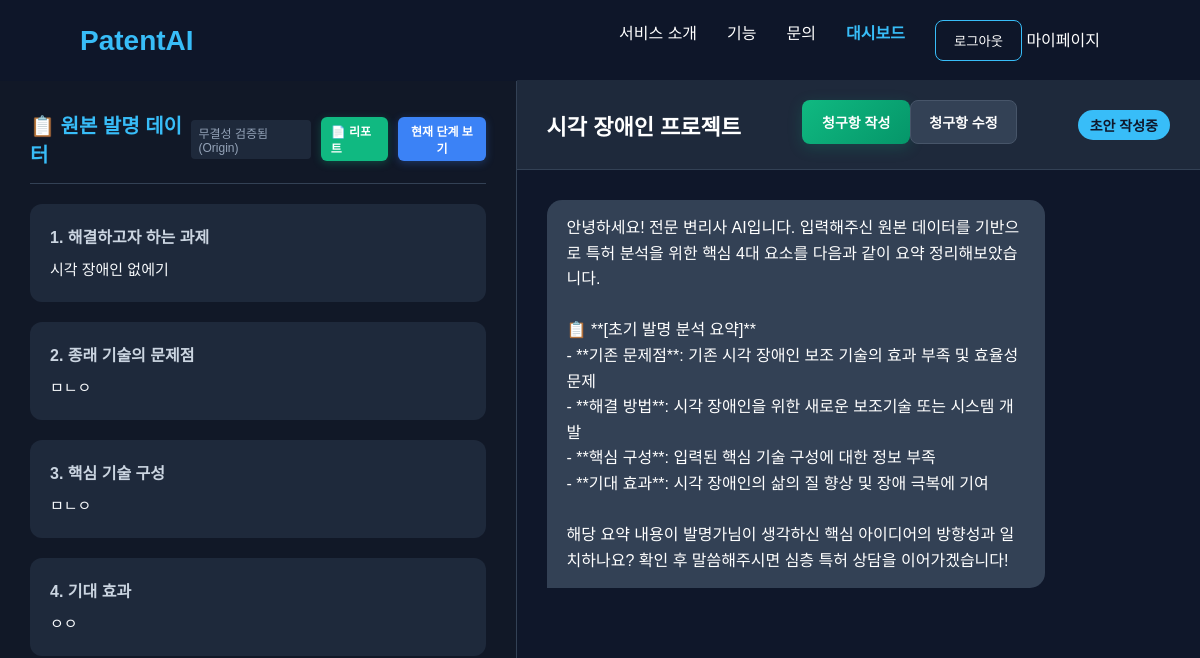
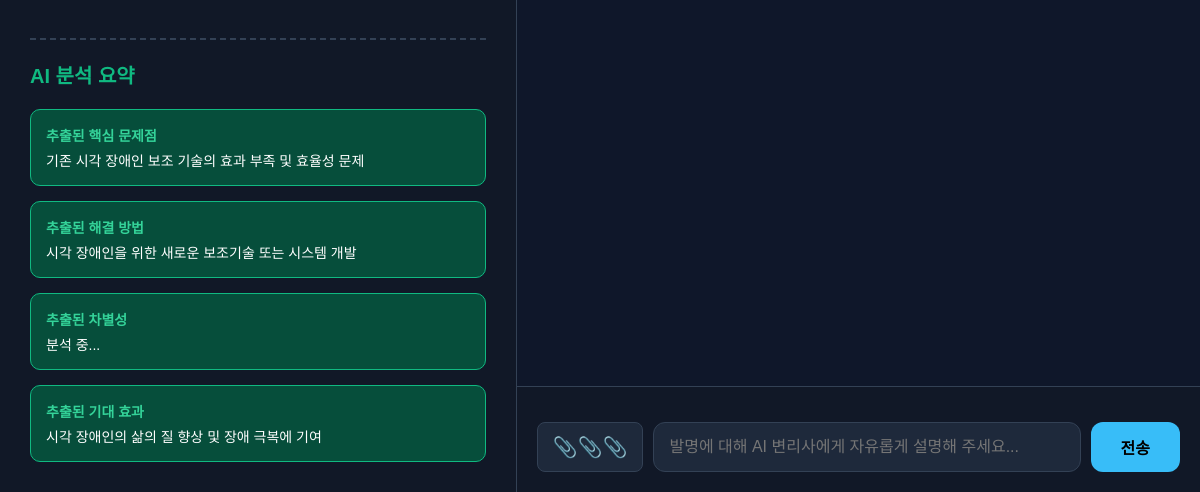
Before: /workspace/workstation/29/ (signed in) with the older database file (2 pictures, top to bottom).
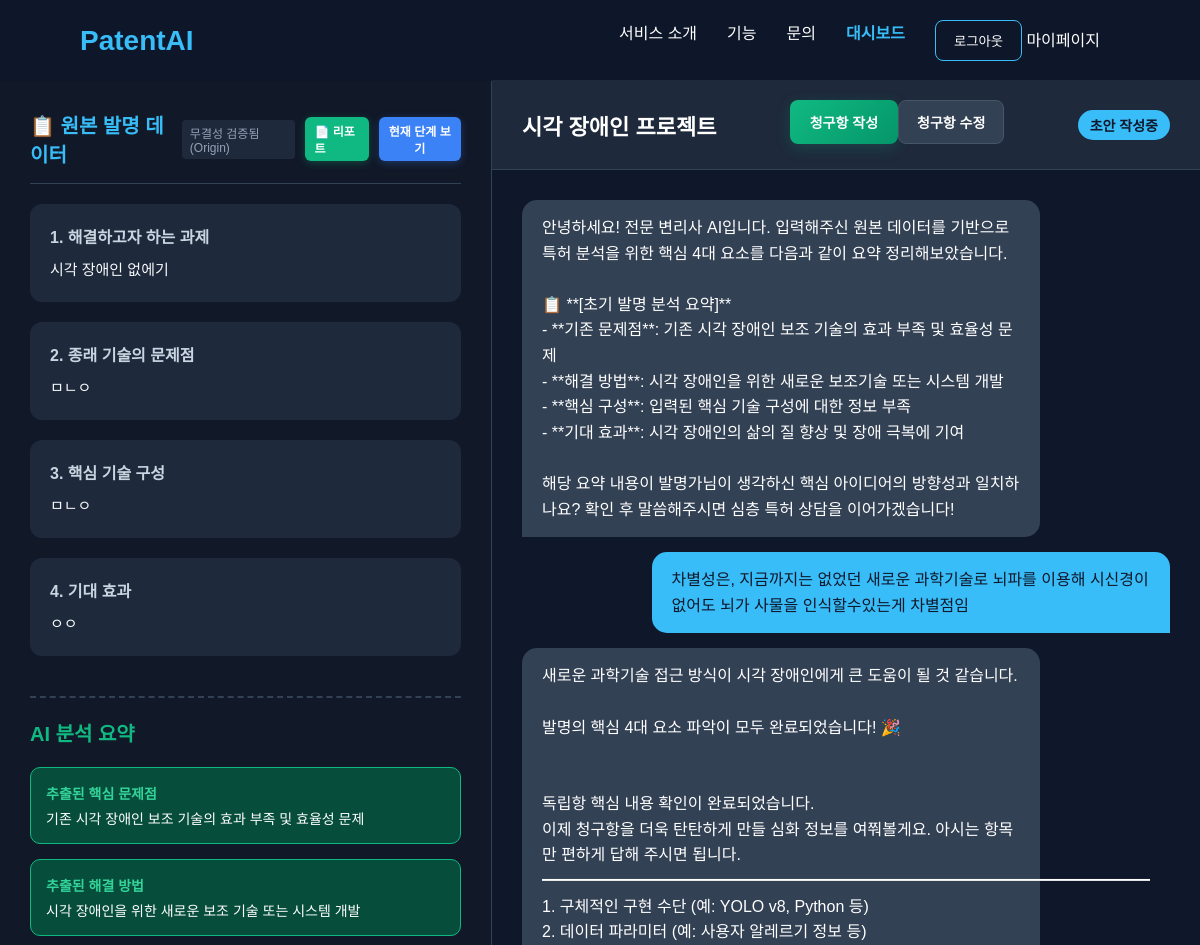
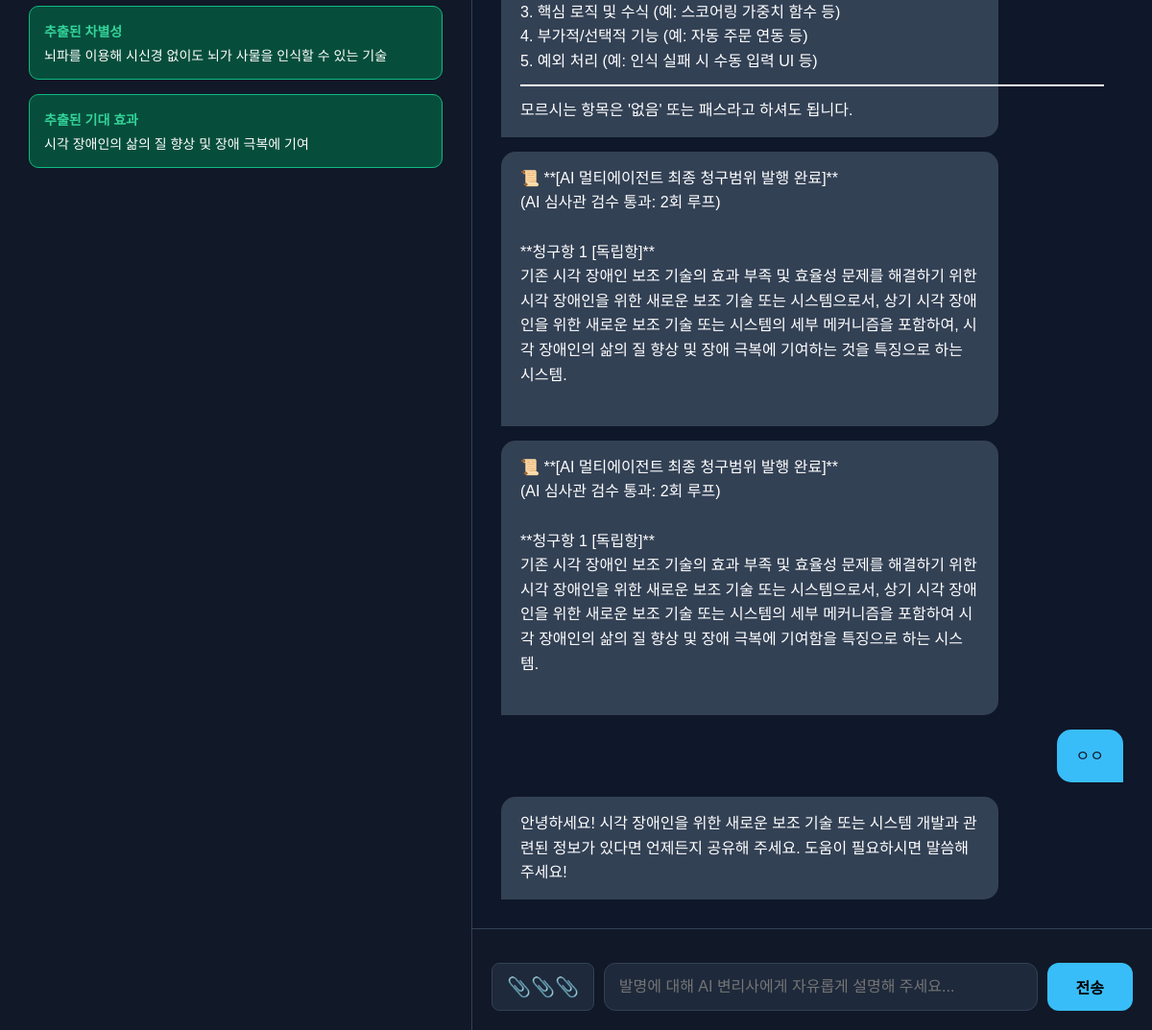
After: the same page with the newer database file (2 pictures, top to bottom).
### workspace/models.py (models this page shows)
class ConsultationState(models.Model):
    project = models.OneToOneField(PatentProject, on_delete=models.CASCADE, related_name='consultation_state')
    phase = models.IntegerField(default=1)
    collecting_steps = models.BooleanField(default=False)
    ext_problem = models.TextField(blank=True, null=True)
    ext_solution = models.TextField(blank=True, null=True)
    ext_differentiation = models.TextField(blank=True, null=True)
    ext_effect = models.TextField(blank=True, null=True)

class ChatMessage(models.Model):
    project = models.ForeignKey(PatentProject, on_delete=models.CASCADE, related_name='chat_messages')
    role = models.CharField(max_length=20) # 'user', 'assistant'
    content = models.TextField()
    created_at = models.DateTimeField(auto_now_add=True)

### workspace/views.py (the view)
# urls.py: path('workstation/<int:project_id>/', views.workstation, name='workstation'),
@login_required(login_url='/accounts/login/')
def workstation(request, project_id):
    project = get_object_or_404(PatentProject, id=project_id, owner=request.user)
    invention_input = get_object_or_404(InventionInput, project=project)
    consultation_state, _ = ConsultationState.objects.get_or_create(project=project)
    algorithm_steps = project.algorithm_steps.all().order_by('step_seq')
    details = project.details.all()
    chat_messages = project.chat_messages.all().order_by('created_at')
    context = {
        'project': project,
        'invention_input': invention_input,
        'consultation_state': consultation_state,
        'algorithm_steps': algorithm_steps,
        'details': details,
        'chat_messages': chat_messages,
    }
    return render(request, 'workspace/workstation.html', context)

### workspace/templates/workspace/workstation.html (shortened to what the changed rows need)
{% extends "base.html" %}
{% block content %}
<div class="workstation-container" style="display: flex; height: calc(100vh - 80px); margin-top: 80px; background: #0f172a; color: white;">
    <div class="left-panel" style="flex: 1; border-right: 1px solid #334155; padding: 30px; overflow-y: auto; background: #111827;">
        <div style="display: flex; justify-content: space-between; align-items: center; border-bottom: 1px solid #334155; padding-bottom: 15px; margin-bottom: 20px;">
            <h2 style="font-size: 20px; color: #38bdf8; margin: 0;">📋 원본 발명 데이터</h2>
        </div>
        <div style="margin-top: 40px; border-top: 2px dashed #334155; padding-top: 20px;">
            <h2 style="font-size: 20px; color: #10b981; margin-bottom: 20px;">AI 분석 요약</h2>
            <div id="ai-analysis-results" style="display: flex; flex-direction: column; gap: 15px;">
                <div class="analysis-card" style="background: #064e3b; padding: 15px; border-radius: 10px; border: 1px solid #10b981;">
                    <h4 style="margin: 0 0 5px 0; font-size: 14px; color: #34d399;">추출된 핵심 문제점</h4>
                    <p id="ext-problem" style="margin: 0; font-size: 14px;">{{ consultation_state.ext_problem|default:"분석 중..." }}</p>
                </div>
                <div class="analysis-card" style="background: #064e3b; padding: 15px; border-radius: 10px; border: 1px solid #10b981;">
                    <h4 style="margin: 0 0 5px 0; font-size: 14px; color: #34d399;">추출된 해결 방법</h4>
                    <p id="ext-solution" style="margin: 0; font-size: 14px;">{{ consultation_state.ext_solution|default:"분석 중..." }}</p>
                </div>
                <div class="analysis-card" style="background: #064e3b; padding: 15px; border-radius: 10px; border: 1px solid #10b981;">
                    <h4 style="margin: 0 0 5px 0; font-size: 14px; color: #34d399;">추출된 차별성</h4>
                    <p id="ext-differentiation" style="margin: 0; font-size: 14px;">{{ consultation_state.ext_differentiation|default:"분석 중..." }}</p>
                </div>
                <div class="analysis-card" style="background: #064e3b; padding: 15px; border-radius: 10px; border: 1px solid #10b981;">
                    <h4 style="margin: 0 0 5px 0; font-size: 14px; color: #34d399;">추출된 기대 효과</h4>
                    <p id="ext-effect" style="margin: 0; font-size: 14px;">{{ consultation_state.ext_effect|default:"분석 중..." }}</p>
                </div>
                </div>
        </div>
    </div>
    <div class="right-panel" style="flex: 1.5; display: flex; flex-direction: column; position: relative;">
        <div style="padding: 20px 30px; background: #1e293b; border-bottom: 1px solid #334155; display: flex; justify-content: space-between; align-items: center;">
            <h2 style="font-size: 22px; margin: 0;">{{ project.title }}</h2>
        </div>
        <div id="chat-box" style="flex: 1; padding: 30px; overflow-y: auto; display: flex; flex-direction: column; gap: 15px;">
                {% for msg in chat_messages %}
                    {% if msg.role == 'assistant' %}
                        <div class="msg ai-msg" style="align-self: flex-start; background: #334155; padding: 15px 20px; border-radius: 15px 15px 15px 0; max-width: 80%;">
                            <p style="margin: 0; line-height: 1.6;">{{ msg.content|linebreaksbr }}</p>
                        </div>
                    {% elif msg.role == 'user' %}
                        <div class="msg user-msg" style="align-self: flex-end; background: #38bdf8; color: #0f172a; padding: 15px 20px; border-radius: 15px 15px 0 15px; max-width: 80%; font-weight: 500;">
                            <p style="margin: 0; line-height: 1.6;">{{ msg.content|linebreaksbr }}</p>
                        </div>
                    {% endif %}
                {% endfor %}
        </div>
    </div>
</div>
{% endblock %}

Changed rows visible on the page:
changed ConsultationState "기존 시각 장애인 보조 기술의 효과 부족 및 효율성 문제": ext_solution "시각 장애인을 위한 새로운 보조기술 또는 시스템 개발" → "시각 장애인을 위한 새로운 보조 기술 또는 시스템 개발"; ext_differentiation "분석 중..." → "뇌파를 이용해 시신경 없이도 뇌가 사물을 인식할 수 있는 기술"
added ChatMessage: content "차별성은, 지금까지는 없었던 새로운 과학기술로 뇌파를 이용해 시신경이 없어도 뇌가 사물을 인식할수있는게 차별점임"
added ChatMessage: content "새로운 과학기술 접근 방식이 시각 장애인에게 큰 도움이 될 것 같습니다. 발명의 핵심 4대 요소 파악이 모두 완료되었습니다! 🎉 독립항 핵심 내용 확인이 완료되었습니다. 이제 청구항을 더욱 탄탄하게 만들 심화 정보를 여쭤볼게요. 아시는 항목만 편하게 답해 주시면 됩니다. ━━━━━━━━━━━━━━━━━━━━━━━━━━━━━━━━━━━━━━ 1. 구체적인 구현 수단 (예: YOLO v8, Python 등) 2. 데이터 파라미터 (예: 사용자 알레르기 정보 등) 3. 핵심 로직 및 수식 (예: 스코어링 가중치 함수 등) 4. 부가적/선택적 기능 (예: 자동 주문 연동 등) 5. 예외 처리 (예: 인식 실패 시 수동 입력 UI 등) ━━━━━━━━━━━━━━━━━━━━━━━━━━━━━━━━━━━━━━ 모르시는 항목은 '없음' 또는 패스라고 하셔도 됩니다."
added ChatMessage: content "📜 **[AI 멀티에이전트 최종 청구범위 발행 완료]** (AI 심사관 검수 통과: 2회 루프) **청구항 1 [독립항]** 기존 시각 장애인 보조 기술의 효과 부족 및 효율성 문제를 해결하기 위한 시각 장애인을 위한 새로운 보조 기술 또는 시스템으로서, 상기 시각 장애인을 위한 새로운 보조 기술 또는 시스템의 세부 메커니즘을 포함하여, 시각 장애인의 삶의 질 향상 및 장애 극복에 기여하는 것을 특징으로 하는 시스템."
added ChatMessage: content "📜 **[AI 멀티에이전트 최종 청구범위 발행 완료]** (AI 심사관 검수 통과: 2회 루프) **청구항 1 [독립항]** 기존 시각 장애인 보조 기술의 효과 부족 및 효율성 문제를 해결하기 위한 시각 장애인을 위한 새로운 보조 기술 또는 시스템으로서, 상기 시각 장애인을 위한 새로운 보조 기술 또는 시스템의 세부 메커니즘을 포함하여 시각 장애인의 삶의 질 향상 및 장애 극복에 기여함을 특징으로 하는 시스템."
added ChatMessage: content "ㅇㅇ"
added ChatMessage: content "안녕하세요! 시각 장애인을 위한 새로운 보조 기술 또는 시스템 개발과 관련된 정보가 있다면 언제든지 공유해 주세요. 도움이 필요하시면 말씀해 주세요!"
